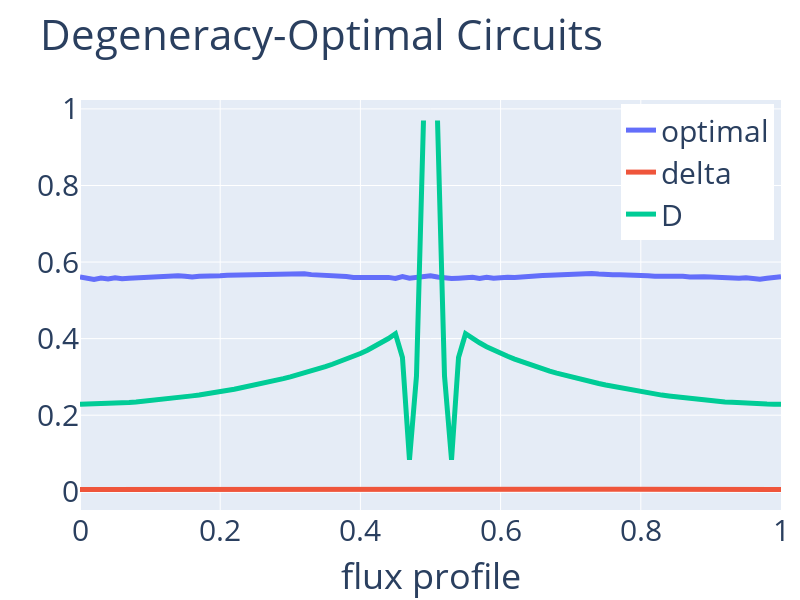

Notebook code for this chart:
### Code cell
plotCompare(flux_range[:,0],Degeneracy,'Degeneracy-Optimal Circuits','flux profile',export='pdf',size=(600,800))
